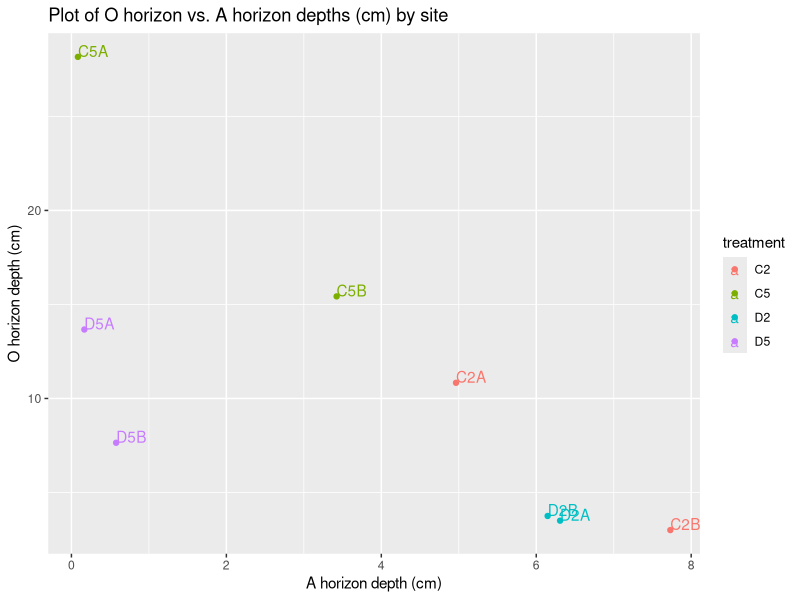
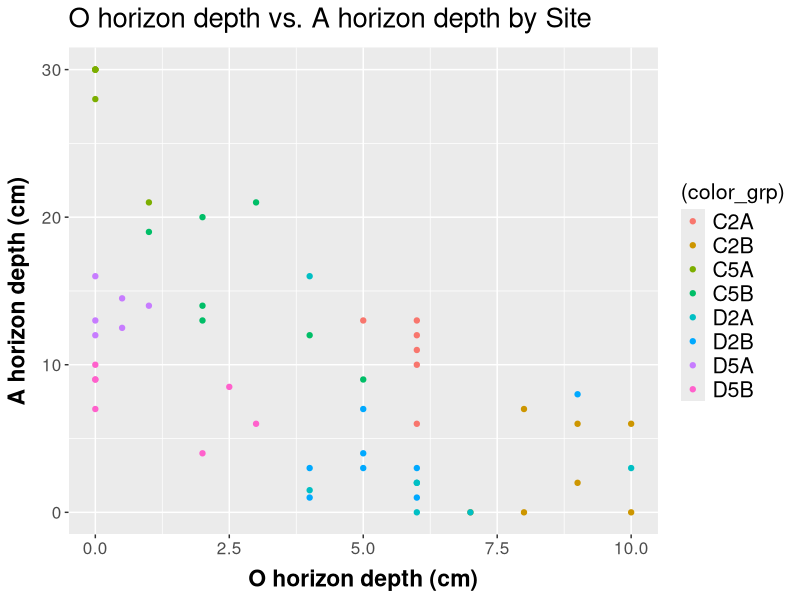

Write R code to recreate these figures, in order.
## ---- chunk 1
knitr::opts_chunk$set(echo = TRUE)
## ---- chunk 2
library(tidyverse)
library(dplyr)
library(stringr)
library(viridis)
library(magrittr)


OA_thick <- read.csv("OA_thickness_2019_20_join.csv", header=T, na.strings=c("", " ", "NA"))
class(OA_thick)

#as.tbl(OA_thick) #set as tibble. was having issues with coercing to a dataframe (using as.data.frame)

str(OA_thick)
head(OA_thick)

OA_thick[46,11] <- as.numeric(13) #depending on where the last source file was saved from, this cell may be imported as a date. The correct value should be 13 (cm). D5A R2 (2019), A_thk = 13.

#set all data types for the dataframe

OA_thick$date %>% as.Date(format = "%m/%d/%Y")
OA_thick$site %>%  as.character()
OA_thick$treatment %>%  as.character()
OA_thick$forest_type %>%  as.character()
OA_thick$inv_lvl %>% as.numeric()
OA_thick$plot %>% as.character()
OA_thick$totalO_thk %>% as.numeric()
OA_thick$Oi_thk %>% as.numeric()
OA_thick$Oe_thk %>% as.numeric()
OA_thick$Oa_thk %>% as.numeric()
OA_thick$A_thk %>% as.numeric()
OA_thick$A_type %>% as.character()
OA_thick$source %>% as.character()
OA_thick$sample_number %>% as.character()
OA_thick$bulk_density %>% as.numeric()




str(OA_thick)
view(OA_thick)

## ---- chunk 3


## ---- chunk 4

#O_mean_summary
O_mean_sum <- OA_thick %>% 
group_by(site) %>% 
  drop_na(totalO_thk) %>% 
  summarize(mean_O_thk = mean(mean(totalO_thk)), SD = sd(totalO_thk), n = length(site))

O_mean_sum %<>%   #Adding in SE to the dataframe  
mutate(SE = SD/sqrt(length(SD)))
view(O_mean_sum)

#write.table(O_mean_sum, file = "O_mean_sum.csv", sep = ",")


#A_mean_summary
A_mean_sum <- OA_thick %>% 
group_by(site) %>% 
  drop_na(A_thk) %>% 
  summarize(mean_A_thk = mean(mean(A_thk)), SD = sd(A_thk), n = length(site))

A_mean_sum %<>%   #Adding in SE to the dataframe  
mutate(SE = SD/sqrt(length(SD)))
view(A_mean_sum)

#write.table(A_mean_sum, file = "A_mean_sum.csv", sep = ",")

## ---- chunk 5
#Step 1:
O <- O_mean_sum$mean_O_thk
A <- A_mean_sum$mean_A_thk
#view(O)
#view(A)

OA_means.df <- data.frame(v1 = c("C2A","C2B","C5A","C5B","D2A","D2B","D5A","D5B"), v2 = c("C2", "C2", "C5", "C5", "D2", "D2", "D5", "D5"), v3 = O, v4 = A)
colnames(OA_means.df) = c("site", "treatment", "O","A")


view(OA_means.df)
str(OA_means.df)

write.table(OA_means.df, file = "OA_means.csv", sep = ",")

#Step 2: (this code works but the colors are gross, and the legend looks bad)
OPlot1 <- qplot(O, A, data = OA_means.df, label = site, 
      geom=c("point", "text"),
      hjust=0, vjust=0,
      color = treatment,
      xlab = "A horizon depth (cm)",
      ylab = "O horizon depth (cm)",
      main = "Plot of O horizon vs. A horizon depths (cm) by site")
print(OPlot1)





## ---- chunk 6

#create data frame out of desired points:

OA.graphpairs.df <- OA_thick %>% 
filter(source == "pit" | source == "oad" | source == "oac") 

view(OA.graphpairs.df)


## ---- chunk 7

O_plot.FUN <- function(data, title, xlab, ylab, xcolumn, ycolumn, color_grp, l.title){
  Oplot <- ggplot(data, aes(x = xcolumn, y = ycolumn)) +
  scale_fill_viridis(discrete = TRUE) +
  geom_point(aes(colour = (color_grp)))
  Oplot <- Oplot + ggtitle(title) +
    theme(plot.title = element_text(size = rel(1.8), margin = margin(b = 10)))+
    theme(axis.text.x = element_text(size = rel(1.4))) +
    theme(axis.text.y = element_text(size = rel(1.4))) 
  Oplot <- Oplot +
    labs(x= xlab, y = ylab, size = rel(1.8)) +
    labs(fill = l.title) +
    theme(axis.title.x = element_text(size = rel(1.5), face = "bold", margin = margin(t = 8)))+
    theme(axis.title.y = element_text(size = rel(1.5), face = "bold", margin = margin(r = 8)))+
    theme(legend.text = element_text(size = rel(1.4))) +
    theme(legend.title = element_text(size = rel(1.4)))
  
 print(Oplot) #print
}



O_plot.FUN(OA.graphpairs.df, 
"O horizon depth vs. A horizon depth by Site", 
"O horizon depth (cm)", 
"A horizon depth (cm)",
OA.graphpairs.df$totalO_thk,
OA.graphpairs.df$A_thk,
OA.graphpairs.df$site,
"Site") 

#run the function
?geom_point
